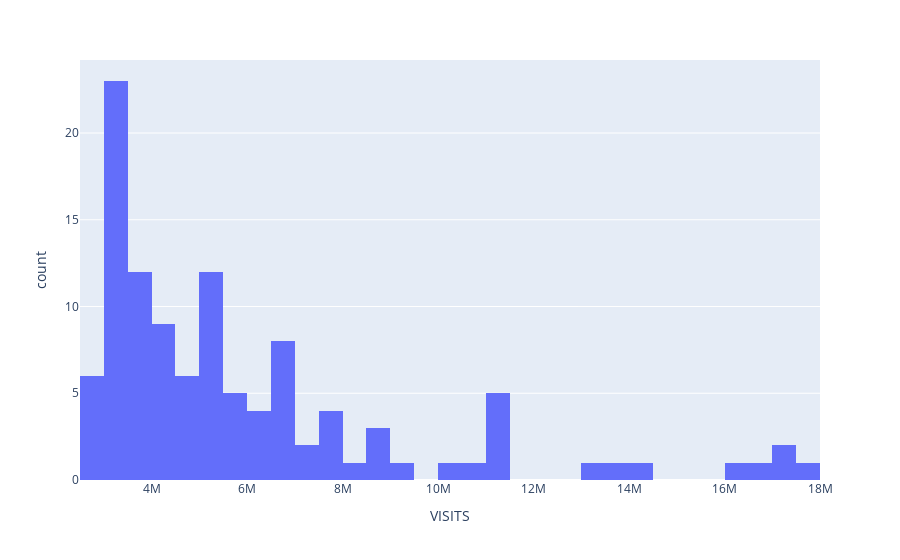

This figure's notebook cell:
### Markdown cell above
### 2.7 Narrow Further to Big Cities

Since we are interested in learning we can use at Brooklyn Public Library, let's narrow the focus further, and look at library systems that serve cities with populations over 1M.  

The result is still skewed, with a tail of outliers.  But it is a much more cohesive and relevant dataset.

### Code cell
plds_big_city = plds_city.loc[plds_city['POPU_UND']>1000000]
fig = px.histogram(plds_big_city, x="VISITS", nbins =40)
fig.show()

### Figure 1 — Plotly figure (JSON) as saved in the notebook; plotly's stock layout.template omitted (floating-point values rounded to 4 significant figures)
{"data": [{"alignmentgroup": "True", "bingroup": "x", "hovertemplate": "VISITS=%{x}<br>count=%{y}<extra></extra>", "legendgroup": "", "marker": {"color": "#636efa", "pattern": {"shape": ""}}, "name": "", "nbinsx": 40, "offsetgroup": "", "orientation": "v", "showlegend": false, "type": "histogram", "x": [3473715, 10214070, 5370115, 3712147, 2547954, 5050222, 6996143, 6226561, 3320707, 7164949, 4638524, 3766604, 2980615, 3435595, 4704468, 5158774, 3265112, 3443934, 7696736, 10669925, 16002240, 4915649, 3144957, 3426600, 5292965, 3331605, 11217889, 5386190, 3667015, 2809624, 5117619, 6772535, 6741990, 3375981, 7169880, 4617844, 3881998, 3863469, 3456131, 8526591, 4523133, 5530078, 3153216, 7846305, 11410789, 16686945, 4973288, 3365619, 3487683, 5067226, 2794928, 3981829, 13145751, 5792976, 3625829, 2850066, 6591169, 6783432, 7616931, 5473200, 4222292, 4070989, 4135229, 9274305, 3374184, 3376255, 8163606, 11222610, 17179330, 5128715, 3554379, 3795522, 3823417, 5531597, 2917522, 13504301, 6294288, 4252802, 3008349, 6940237, 6855000, 7663879, 5462271, 4404315, 3427060, 4490320, 3391653, 3385289, 8633387, 11237629, 17420607, 5926481, 3327733, 3766937, 4335083, 5331930, 14093505, 4183751, 6640787, 6057777, 4327300, 3274614, 3250185, 6312626, 8672716, 11136954, 17617493, 5891382, 3187952, 3911932, 5474125], "xaxis": "x", "yaxis": "y"}], "layout": {"barmode": "relative", "legend": {"tracegroupgap": 0}, "margin": {"t": 60}, "xaxis": {"anchor": "y", "domain": [0, 1], "title": {"text": "VISITS"}}, "yaxis": {"anchor": "x", "domain": [0, 1], "title": {"text": "count"}}}}
